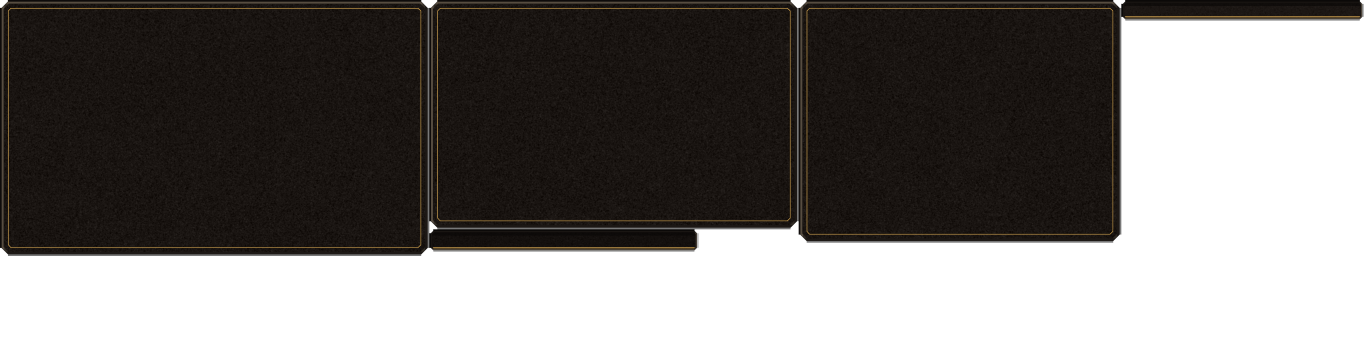
#> input picture AWAKE/AssetSources/GauntletUI/ui_awake_frame_1.png, 4096 x 1024 px, given in place of General__Button__main_button_regular.png, which was not available (shown at 1/3 size)
$ python _probe_end_profile.py
#> lines starting #> are read from the running program, lines starting #| are printed output that depends on the picture; after the words box and inside, x2 and y2 are one past the last pixel; in counts of white or black regions, pixels touching at a corner belong together; pictures that were not available may be replaced by others from this repository, and a replacement may not be noted
# -*- coding: utf-8 -*-
"""端头的**径向结构**逐点对：原版 vs 我们。

问题：端头从"木面"往外到"外形"，亮度是怎么排的？
  · 第 1 条：过端头**垂直中线**那一行（y=H/2），x 从 0 到 TIPW
  · 第 2 条：过**铸件实心**那一竖列（x=END_HOLE_X 附近），y 从 0 到 H
只打数，不画图。产物 out/study/cheap/end_profile.txt
"""
import os

from PIL import Image

import make_button_primary as mb

HERE = mb.HERE
OUT = os.path.join(HERE, "out", "study", "cheap")
REF = os.path.normpath(os.path.join(HERE, "..", "awake-ui-lab", "out", "atlas",
                                    "sprites", "General__Button__main_button_regular.png"))


def lum(p):
    return 0.2126 * p[0] + 0.7152 * p[1] + 0.0722 * p[2]


def ref_body():
    im = Image.open(REF).convert("RGBA")
#> im is the input picture: PIL image 4096x1024 RGBA; mean R, G, B, A 16.4, 13.1, 10.8, 154
    a = im.split()[3].point(lambda v: 255 if v > 128 else 0)
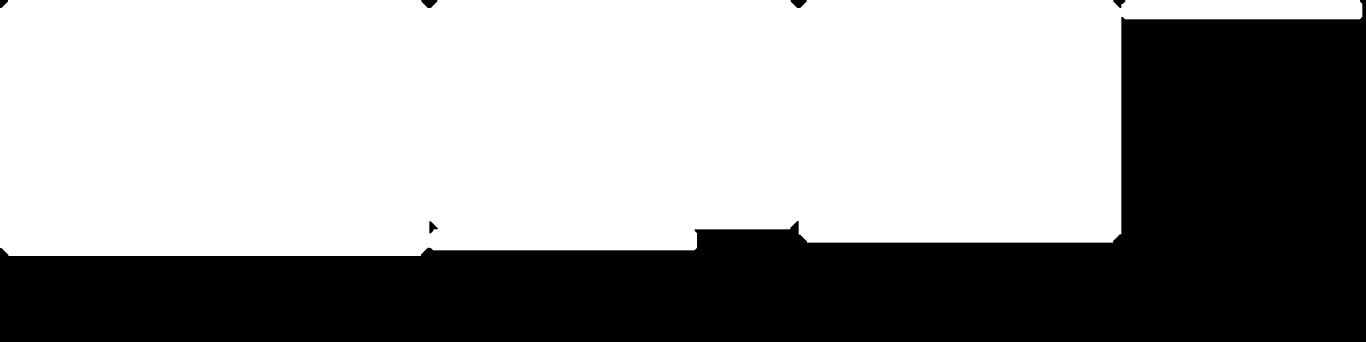
#> a: PIL image 4096x1024 L (shown at 1/3 size); 60.6% white; 6 black regions, box (x1, y1, x2, y2) and area: (0, 0, 4096, 1024) 1647896, (1264, 0, 1312, 24) 772, (2372, 0, 2420, 24) 772, (1288, 664, 1313, 700) 507, (3340, 0, 3376, 24) 502, (0, 0, 24, 24) 386
    body = im.crop(a.getbbox())
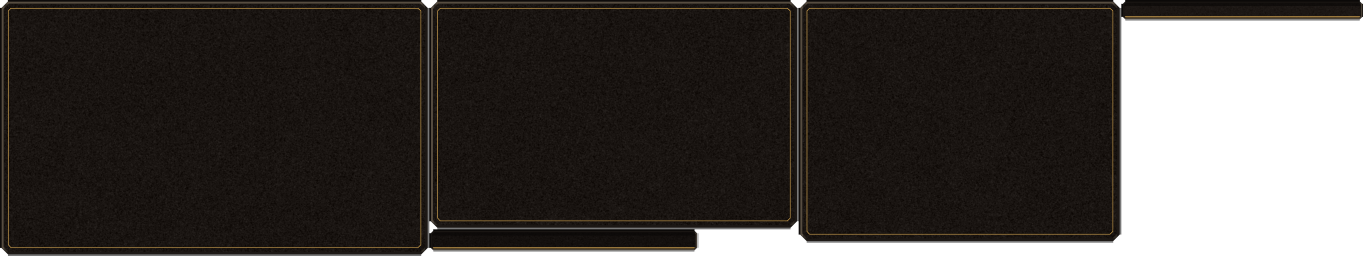
#> body: PIL image 4087x768 RGBA (shown at 1/3 size); mean R, G, B, A 21.9, 17.5, 14.4, 205.8; transparent parts drawn white
    w = max(1, int(round(body.width * 35 / float(body.height))))
#> w = 186
    return body.resize((w, 35), Image.LANCZOS)
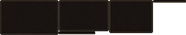
#> returned value: PIL image 186x35 RGBA; mean R, G, B, A 23.2, 18.7, 14.8, 205.8; transparent parts drawn white


def row(im, y, x0, x1, tag, lines):
    px = im.load()
    lines.append("%s  y=%d  x=%d..%d" % (tag, y, x0, x1 - 1))
    for x in range(x0, x1):
        r, g, b, a = px[x, y]
        if a <= 128:
            lines.append("   x%02d     -   (透明)" % x)
        else:
            lines.append("   x%02d %5.1f   rgb(%3d,%3d,%3d)" % (x, lum((r, g, b)), r, g, b))
    lines.append("")


def col(im, x, y0, y1, tag, lines):
    px = im.load()
    lines.append("%s  x=%d  y=%d..%d" % (tag, x, y0, y1 - 1))
    for y in range(y0, y1):
        r, g, b, a = px[x, y]
        if a <= 128:
            lines.append("   y%02d     -   (透明)" % y)
        else:
            lines.append("   y%02d %5.1f   rgb(%3d,%3d,%3d)" % (y, lum((r, g, b)), r, g, b))
    lines.append("")


def main():
    os.makedirs(OUT, exist_ok=True)
    ref = ref_body()
    ours = Image.open(os.path.join(mb.OUT_BTN, "btn_primary_110.png")).convert("RGBA")
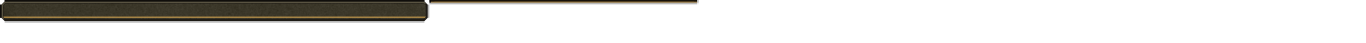
#> input picture AWAKE/AssetSources/GauntletUI/ui_awake_ornament_1.png, 4096 x 128 px, given in place of btn_primary_110.png, which was not available (shown at 1/3 size)
#> ours is the input picture: PIL image 4096x128 RGBA; mean R, G, B, A 10.3, 9.2, 6.4, 43.7
    lines = []
    lines.append("# 端头径向结构（只打数）\n")
    row(ref, 17, 0, 40, "原版 h35 · 中线那一行", lines)
#> the loop in row, `for x in range(x0, x1):` made 40 passes
#> (r, g, b) on passes 1 to 12: (47, 40, 31), (37, 29, 21), (22, 17, 16), (25, 20, 17), (27, 22, 19), (26, 21, 18), (25, 20, 17), (26, 21, 18), (25, 20, 17), (26, 21, 18), (25, 20, 17), (23, 18, 15)
#> after the loop in row, `for x in range(x0, x1):`: lines = 42 items
    col(ref, 6, 0, 35, "原版 h35 · 铸件实心那一竖列 (x=6)", lines)
#> the loop in col, `for y in range(y0, y1):` made 35 passes
#> (r, g, b, a) on passes 1 to 12: (47, 39, 31, 255), (36, 28, 20, 255), (22, 18, 16, 255), (26, 20, 17, 255), (26, 21, 18, 255), (25, 20, 17, 255), (26, 21, 18, 255), (26, 21, 18, 255), (24, 19, 16, 255), (23, 18, 15, 255), (25, 20, 17, 255), (25, 20, 17, 255)
#> after the loop in col, `for y in range(y0, y1):`: lines = 79 items
    row(ours, 17, 0, 40, "我们 · 中线那一行", lines)
#> the loop in row (call 2), `for x in range(x0, x1):` made 40 passes
#> (r, g, b) on passes 1 to 12: (16, 14, 11), (16, 14, 11), (16, 14, 11), (16, 14, 11), (16, 14, 11), (88, 82, 64), (91, 86, 67), (91, 86, 66), (84, 78, 61), (23, 20, 16), (58, 54, 40), (58, 54, 40)
    col(ours, 6, 0, 35, "我们 · 铸件实心那一竖列 (x=6)", lines)
#> the loop in col (call 2), `for y in range(y0, y1):` made 35 passes
#> (r, g, b, a) on passes 1 to 12: (0, 0, 0, 0), (0, 0, 0, 0), (0, 0, 0, 0), (0, 0, 0, 0), (0, 0, 0, 0), (0, 0, 0, 0), (0, 0, 0, 0), (0, 0, 0, 0), (0, 0, 0, 0), (0, 0, 0, 4), (96, 90, 70, 3), (0, 0, 0, 102)
    p = os.path.join(OUT, "end_profile.txt")
    with open(p, "w", encoding="utf-8") as f:
        f.write("\n".join(lines))
    print("->", p)


if __name__ == "__main__":
    main()
